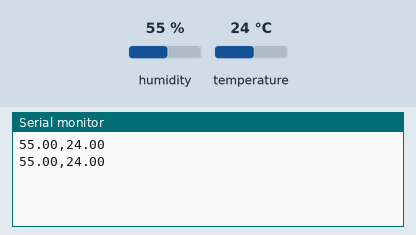
Simulated run of this sketch. Board: Arduino Uno, built with avr-gcc and run on an emulated ATmega328P. Parts: the last lines printed to the serial monitor. The inputs (shaded band) are chosen by the test bench; at power-on: humidity 55 %, temperature 24 °C.

Above: at 2.8 s.
2.9 s: humidity set to 22 %
At 5.3 s:
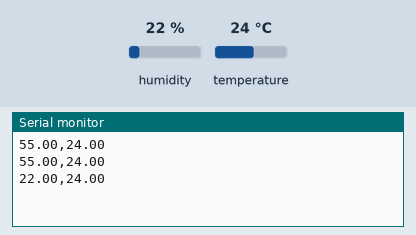
5.6 s: temperature set to 12 °C
At 6.7 s:
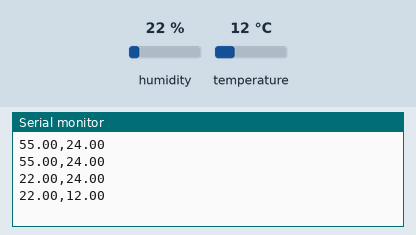
8.3 s: humidity set to 40 %
At 11.6 s:
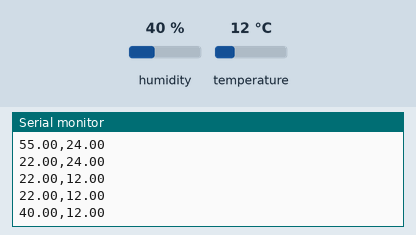
Timing chart, 0 to 13.1 s (numbered marks = the images above; inputs shaded):
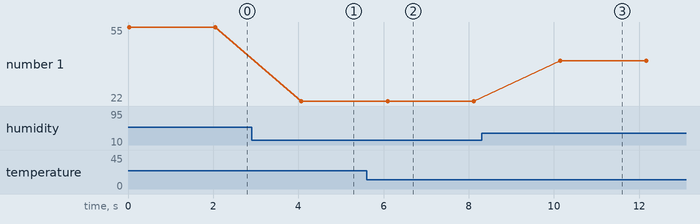

The sketch:

DHT11.ino
```cpp
#include <DHT11.h> // Include the required libraries.
int pin=2; // The pin that the  is atteched to
DHT11 dht11(pin); // name pin "dht11".
void setup()
{
  Serial.begin(9600); // Initialize serial.
}
void loop() // The loop function runs over and over again forever.
{
  float humidity,temperature;
  int READ = dht11.read(humidity,temperature); // name the value that the sensor reads.
  Serial.print(humidity); // print the humidity value to the serial port.
  Serial.print(",");
  Serial.print(temperature);// print the temperature value to the serial port.
  Serial.println();
  delay(2000);
}
```

Measured:
- after the input at 2.9 s, the serial monitor: prints a new line after 1.2 s (image 1)
- after the input at 5.6 s, the serial monitor: prints a new line after 0.50 s (image 2)
- after the input at 8.3 s, the serial monitor: prints a new line after 1.8 s (image 3)
- plotted number 1: 55 → 22 after the input at 2.9 s, 22 → 40 after the input at 8.3 s
